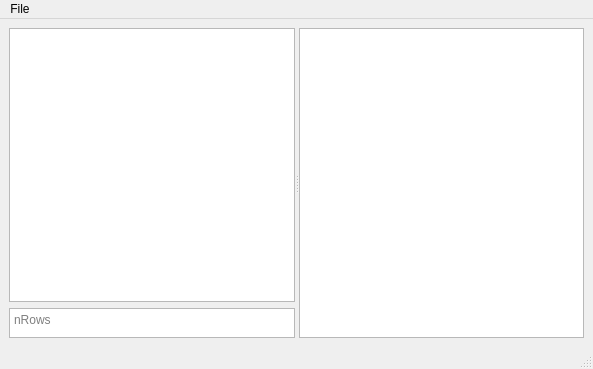
<?xml version="1.0" encoding="UTF-8"?>
<ui version="4.0">
 <class>MainWindow</class>
 <widget class="QMainWindow" name="MainWindow">
  <property name="geometry">
   <rect>
    <x>0</x>
    <y>0</y>
    <width>593</width>
    <height>369</height>
   </rect>
  </property>
  <property name="windowTitle">
   <string>MainWindow</string>
  </property>
  <widget class="QWidget" name="centralwidget">
   <layout class="QVBoxLayout" name="verticalLayout_2">
    <item>
     <widget class="QSplitter" name="splitter">
      <property name="orientation">
       <enum>Qt::Horizontal</enum>
      </property>
      <widget class="QWidget" name="">
       <layout class="QVBoxLayout" name="verticalLayout">
        <item>
         <widget class="QTableWidget" name="tableWidget"/>
        </item>
        <item>
         <widget class="QPlainTextEdit" name="nRowsField">
          <property name="enabled">
           <bool>true</bool>
          </property>
          <property name="sizePolicy">
           <sizepolicy hsizetype="Expanding" vsizetype="Fixed">
            <horstretch>0</horstretch>
            <verstretch>0</verstretch>
           </sizepolicy>
          </property>
          <property name="maximumSize">
           <size>
            <width>16777215</width>
            <height>30</height>
           </size>
          </property>
          <property name="placeholderText">
           <string>nRows</string>
          </property>
         </widget>
        </item>
       </layout>
      </widget>
      <widget class="QCustomPlot" name="graphicsView"/>
     </widget>
    </item>
   </layout>
  </widget>
  <widget class="QMenuBar" name="menubar">
   <property name="geometry">
    <rect>
     <x>0</x>
     <y>0</y>
     <width>593</width>
     <height>22</height>
    </rect>
   </property>
   <widget class="QMenu" name="menuFile">
    <property name="title">
     <string>File</string>
    </property>
    <addaction name="actiongenRand"/>
    <addaction name="actionrandTable"/>
    <addaction name="actionstart"/>
    <addaction name="actionstop"/>
    <addaction name="actionplotData"/>
   </widget>
   <addaction name="menuFile"/>
  </widget>
  <widget class="QStatusBar" name="statusbar"/>
  <action name="actiongenRand">
   <property name="text">
    <string>genRand</string>
   </property>
   <property name="shortcut">
    <string>Ctrl+R</string>
   </property>
  </action>
  <action name="actionstart">
   <property name="text">
    <string>start</string>
   </property>
   <property name="shortcut">
    <string>Ctrl+S</string>
   </property>
  </action>
  <action name="actionstop">
   <property name="text">
    <string>stop</string>
   </property>
   <property name="shortcut">
    <string>Ctrl+T</string>
   </property>
  </action>
  <action name="actionplotData">
   <property name="text">
    <string>plotData</string>
   </property>
   <property name="shortcut">
    <string>Ctrl+A</string>
   </property>
  </action>
  <action name="actionrandTable">
   <property name="text">
    <string>randTable</string>
   </property>
   <property name="shortcut">
    <string>Ctrl+E</string>
   </property>
  </action>
 </widget>
 <customwidgets>
  <customwidget>
   <class>QCustomPlot</class>
   <extends>QGraphicsView</extends>
   <header>qcustomplot.h</header>
  </customwidget>
 </customwidgets>
 <resources/>
 <connections/>
</ui>
